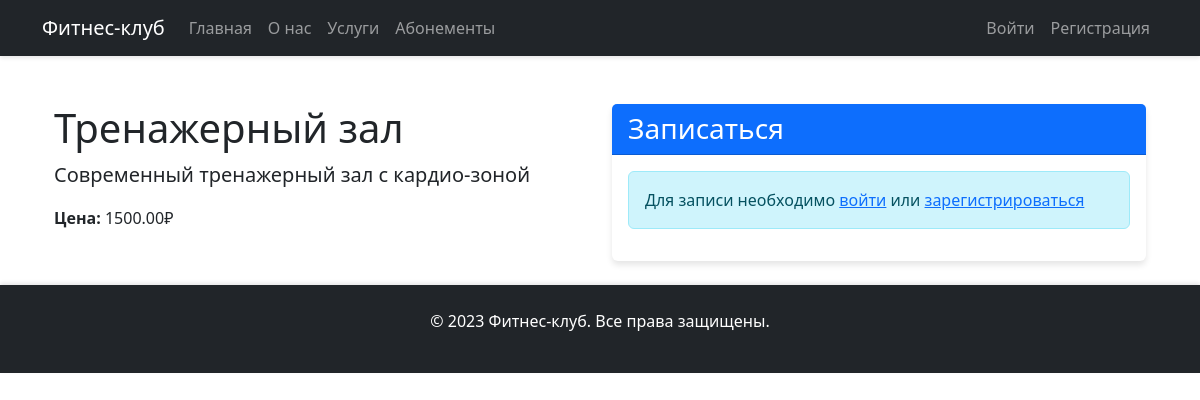
The app's page /services/1/ with its own data.
### club/models.py (models this page shows, shortened)
class Service(models.Model):
    SERVICE_TYPES = [
        ('GYM', 'Тренажерный зал'),
        ('YOGA', 'Йога'),
        ('POOL', 'Бассейн'),
        ('CROSSFIT', 'Кроссфит'),
    ]
    name = models.CharField(max_length=100, choices=SERVICE_TYPES)
    description = models.TextField()
    price = models.DecimalField(max_digits=10, decimal_places=2)
    available = models.BooleanField(default=True)

### club/views.py (the view)
# urls.py: path('services/<int:service_id>/', club_views.service_detail, name='service_detail'),
def service_detail(request, service_id):
    service = get_object_or_404(Service, id=service_id)
    if request.method == 'POST' and request.user.is_authenticated:
        form = BookingForm(request.POST)
        if form.is_valid():
            booking = form.save(commit=False)
            booking.user = request.user
            booking.service = service
            booking.save()
            return redirect('profile')
    else:
        form = BookingForm(initial={'service': service})
    return render(request, 'club/service_detail.html', {
        'service': service,
        'form': form
    })

### club/templates/club/service_detail.html (shortened to what this page needs)
{% extends 'club/base.html' %}
{% load crispy_forms_tags %}
{% block content %}
<div class="container mt-5">
    <div class="row">
        <div class="col-md-6">
            <h1>{{ service.get_name_display }}</h1>
            <p class="lead">{{ service.description }}</p>
            <p><strong>Цена:</strong> {{ service.price }}₽</p>
        </div>
        <div class="col-md-6">
            {% if service.available %}
                <div class="card">
                    <div class="card-header bg-primary text-white">
                        <h3 class="card-title mb-0">Записаться</h3>
                    </div>
                    <div class="card-body">
                        {% if user.is_authenticated %}
                            <form method="POST">
                                {% csrf_token %}
                                {{ form|crispy }}
                                <button type="submit" class="btn btn-primary mt-3">Забронировать</button>
                            </form>
                        {% else %}
                            <div class="alert alert-info">
                                Для записи необходимо <a href="{% url 'login' %}?next={{ request.path }}">войти</a>
                                или <a href="{% url 'register' %}">зарегистрироваться</a>
                            </div>
                        {% endif %}
                    </div>
                </div>
            {% endif %}
        </div>
    </div>
</div>
{% endblock %}

### club/static/club/css/style.css (style rules this page uses)
.card { transition: transform 0.3s; border: none; box-shadow: 0 4px 6px rgba(0, 0, 0, 0.1); }
.card { animation: fadeIn 0.5s ease-out; }

### records on screen
Service: name "Тренажерный зал", description "Современный тренажерный зал с кардио-зоной", price "1500.00"
